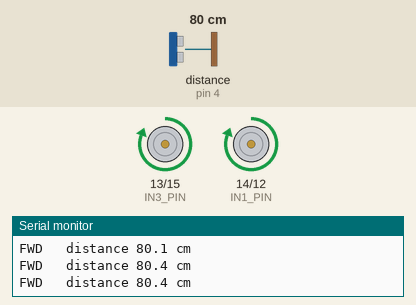
A sketch run on a simulated Arduino Uno, built with avr-gcc and run on an emulated ATmega328P. Shown: motor-driver pin pairs drawn as motors (green arrow = first pin HIGH = forward, orange = second pin HIGH = backward, longer = more drive), the last lines printed to the serial monitor. Wiring (inferred from the names in the program): ultrasonic range finder: trigger pin 5; echo pin 4. The test bench sets the inputs (shaded band); at power-on: distance to the obstacle (sensor on pin 4) 80 cm. The echo pulse lasts 58.3 µs per cm.

Above: at 1.8 s.
1.9 s: distance to the obstacle (sensor on pin 4) set to 22 cm
3.7 s: distance to the obstacle (sensor on pin 4) set to 18 cm
At 5.2 s:
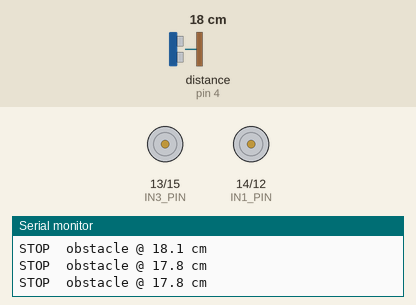
5.5 s: distance to the obstacle (sensor on pin 4) set to 35 cm
At 6.5 s:
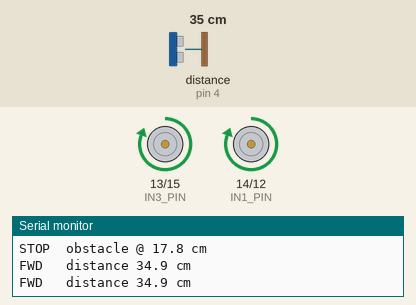
7.0 s: distance to the obstacle (sensor on pin 4) set to 2 cm
At 7.5 s:
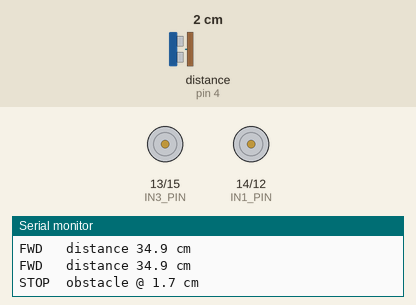
Timing chart, 0 to 9.5 s (numbered marks = the images above; inputs shaded):
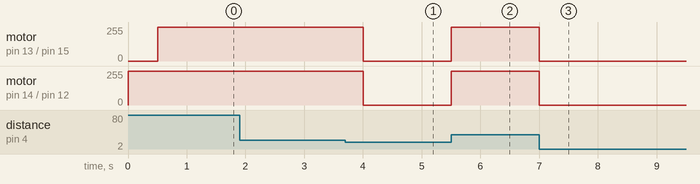

Measured:
- the behaviour switches between 21 and 20 cm on distance to the obstacle (sensor on pin 4) (found by bisection; images 0 and 1)
- after the input at 3.7 s, motor on pin 13 (IN3_PIN) / pin 15 (IN4_PIN), motor on pin 14 (IN1_PIN) / pin 12 (IN2_PIN): forward 255/255 → stopped after 0.30 s
- after the input at 5.5 s, motor on pin 13 (IN3_PIN) / pin 15 (IN4_PIN), motor on pin 14 (IN1_PIN) / pin 12 (IN2_PIN): stopped → forward 255/255 at once
- after the input at 7.0 s, motor on pin 13 (IN3_PIN) / pin 15 (IN4_PIN), motor on pin 14 (IN1_PIN) / pin 12 (IN2_PIN): forward 255/255 → stopped at once

The sketch:

hcsr04_l298n_v2.ino
```cpp
const uint8_t TRIG_PIN = 5;   // D1
const uint8_t ECHO_PIN = 4;   // D2
const uint8_t IN1_PIN = 14;   // D5
const uint8_t IN2_PIN = 12;   // D6
const uint8_t IN3_PIN = 13;   // D7
const uint8_t IN4_PIN = 15;   // D8

const unsigned long PING_INTERVAL_MS = 500;
const unsigned long ECHO_TIMEOUT_US = 25000;
const float OBSTACLE_CM = 20.0;

unsigned long lastPingMs = 0;

void motorsStop() {
  digitalWrite(IN1_PIN, LOW);
  digitalWrite(IN2_PIN, LOW);
  digitalWrite(IN3_PIN, LOW);
  digitalWrite(IN4_PIN, LOW);
}

void motorsForward() {
  digitalWrite(IN1_PIN, HIGH);
  digitalWrite(IN2_PIN, LOW);
  digitalWrite(IN3_PIN, HIGH);
  digitalWrite(IN4_PIN, LOW);
}

float readDistanceCm() {
  digitalWrite(TRIG_PIN, LOW);
  delayMicroseconds(2);
  digitalWrite(TRIG_PIN, HIGH);
  delayMicroseconds(10);
  digitalWrite(TRIG_PIN, LOW);

  unsigned long durationUs = pulseIn(ECHO_PIN, HIGH, ECHO_TIMEOUT_US);
  if (durationUs == 0) {
    return -1.0;  // no echo
  }
  return durationUs / 58.0;
}

void setup() {
  Serial.begin(115200);
  pinMode(TRIG_PIN, OUTPUT);
  pinMode(ECHO_PIN, INPUT);
  digitalWrite(TRIG_PIN, LOW);

  pinMode(IN1_PIN, OUTPUT);
  pinMode(IN2_PIN, OUTPUT);
  pinMode(IN3_PIN, OUTPUT);
  pinMode(IN4_PIN, OUTPUT);

  pinMode(LED_BUILTIN, OUTPUT);

  motorsForward();  // default: running
  digitalWrite(LED_BUILTIN, LOW);  // active-LOW: LOW = LED lit while running
}

void loop() {
  unsigned long now = millis();
  if (now - lastPingMs < PING_INTERVAL_MS) {
    return;
  }
  lastPingMs = now;

  float distanceCm = readDistanceCm();
  bool obstacle = (distanceCm >= 0.0 && distanceCm < OBSTACLE_CM);

  if (obstacle) {
    digitalWrite(LED_BUILTIN, HIGH);  // spec: HIGH when obstacle close
    motorsStop();
    Serial.print("STOP  obstacle @ ");
    Serial.print(distanceCm, 1);
    Serial.println(" cm");
  } else {
    digitalWrite(LED_BUILTIN, LOW);
    motorsForward();
    if (distanceCm < 0.0) {
      Serial.println("FWD   no echo (nothing detected)");
    } else {
      Serial.print("FWD   distance ");
      Serial.print(distanceCm, 1);
      Serial.println(" cm");
    }
  }
}
```
